Frame 1 (no input): blank canvas, image omitted
Frame 60 (no input): blank canvas, image omitted
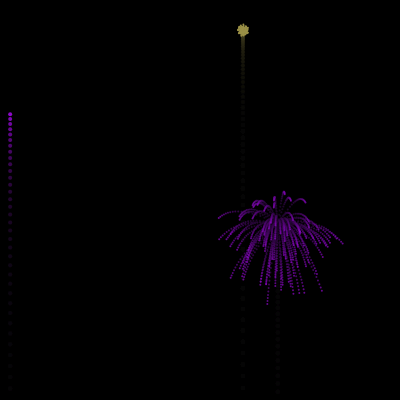
Frame 120 (the mouse pressed at the canvas centre since frame 60)

The p5.js sketch whose frames 1 and 60 were blank and that drew this single picture after the mouse press (run headless with seeded random() and noise() and a simulated clock; from frame 60 on, the mouse is pressed at the canvas centre):

// p5.js sketch
// ── sketch.js
// From a tutorial by Daniel Shiffman

var fireworks = [];
var gravity;

function setup() {
  createCanvas(400, 400);
  gravity = createVector(0, 0.2);
  background(0);
}

function draw() {
  background(0, 25);
  if (random(1) < 0.05) {
    fireworks.push(new Firework());
  }


  for (var i = fireworks.length - 1; i >= 0; i--) {
    fireworks[i].update();
    fireworks[i].show();
    if (fireworks[i].done()) {
      fireworks.splice(i, 1);
    }
  }
}

function Firework() {
  this.red = random(1, 255);
  this.green = random(1, 255);
  this.blue = random(1, 255);
  this.firework = new Particle(random(width), height, this.red, this.green, this.blue, true);
  this.exploded = false;
  this.particles = [];

  this.update = function() {
    if (!this.exploded) {
      this.firework.applyForce(gravity);
      this.firework.update();
      if (this.firework.vel.y >= 0) {
        this.exploded = true;
        this.explode();
      }
    }

    for (var i = this.particles.length - 1; i >= 0; i--) {
      this.particles[i].applyForce(gravity);
      this.particles[i].update();
      if (this.particles[i].done()) {
        this.particles.splice(i, 1);
      }
    }
  }

  this.explode = function() {
    for (var i = 0; i < 100; i++) {
      var p = new Particle(this.firework.pos.x, this.firework.pos.y, this.red, this.green, this.blue, false);
      this.particles.push(p);
    }
  }

  this.show = function() {
    if (!this.exploded) {
      this.firework.show();
    }
    for (var i = 0; i < this.particles.length; i++) {
      this.particles[i].show();
    }
  }

  this.done = function() {
    if (this.exploded && this.particles.length === 0) {
      return true;
    } else {
      return false;
    }
  }
}

function Particle(x, y, red, green, blue, seed) {

  this.red = red;
  this.green = green;
  this.blue = blue;
  this.pos = createVector(x, y);
  this.lifespan = 255;
  if (seed) {
    this.vel = createVector(0, random(-13, -8));
  } else {
    this.vel = p5.Vector.random2D();
    this.vel.mult(random(1, 6));
  }

  this.acc = createVector(0, 0);

  this.applyForce = function(force) {
    this.acc.add(force);
  }

  this.update = function() {
    if (!seed) {
      this.vel.mult(random(0.85, 1));
      this.lifespan -= 4;
    }
    this.vel.add(this.acc);
    this.pos.add(this.vel);
    this.acc.mult(0);
  }

  this.done = function() {
    if (this.lifespan < 0) {
      return true;
    } else {
      return false;
    }
  }

  this.show = function() {
    if (!seed) {
      stroke(red, green, blue, this.lifespan);
      strokeWeight(2);
    } else {
      stroke(red, green, blue);
      strokeWeight(4);
    }

    point(this.pos.x, this.pos.y);
  }
}
